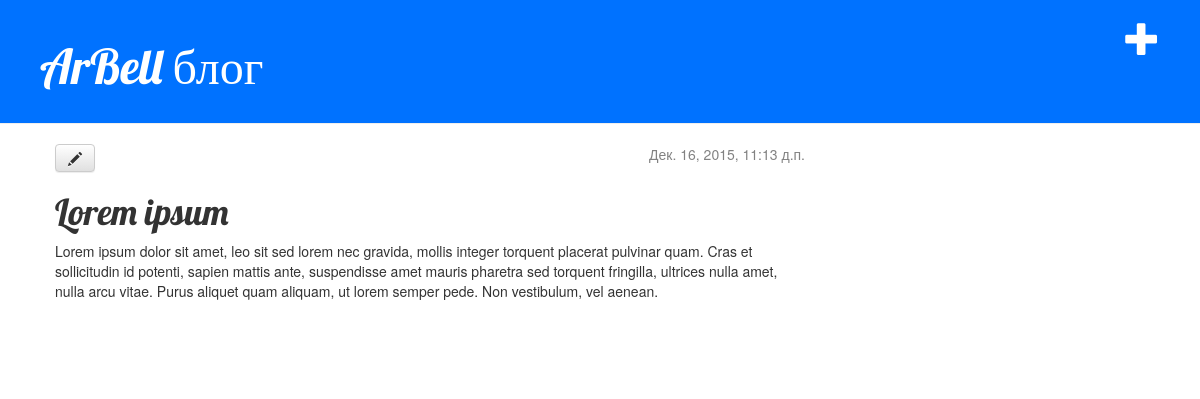
The app's page /post/1/ with its own data.
### blog/models.py (models this page shows, shortened)
class Post(models.Model):
    author = models.ForeignKey('auth.User')
    title = models.CharField(max_length = 200)
    text = models.TextField()
    created_date = models.DateTimeField(
            default = timezone.now)
    published_date = models.DateTimeField(
            blank = True, null = True)

### blog/views.py (the view)
# urls.py: url(r'^post/(?P<pk>[0-9]+)/$', views.post_detail, name='post_detail'),
def post_detail(request, pk):
    post = get_object_or_404(Post, pk=pk)
    return render(request, 'blog/post_detail.html', {'post': post})

### blog/templates/blog/post_detail.html (shortened to what this page needs)
    {% extends 'blog/base.html' %}
    {% block content %}
        <div class="post">
            {% if post.published_date %}
                <div class="date">
                    {{ post.published_date }}
                </div>
            {% endif %}
            <a class="btn btn-default" href="{% url 'post_edit' pk=post.pk %}"><span class="glyphicon glyphicon-pencil"></span></a>
            <h1>{{ post.title }}</h1>
            <p>{{ post.text|linebreaks }}</p>
        </div>
    {% load disqus_tags %}
    {% endblock %}

### blog/static/css/blog.css (style rules this page uses)
h1, h2, h3, h4 { font-family: 'Lobster', cursive; }
.date { float: right; color: #828282; }
.post { margin-bottom: 70px; }

### records on screen
Post: published_date "Дек. 16, 2015, 11:13 д.п.", title "Lorem ipsum", text "Lorem ipsum dolor sit amet, leo sit sed lorem nec gravida, mollis integer torquent placerat pulvinar quam. Cras et sollicitudin id potenti, sapien mattis ante, suspendisse amet mauris pharetra sed torquent fringilla, ultrices nulla amet, nulla arcu vitae. Purus aliquet quam aliquam, ut lorem semper pede. Non vestibulum, vel aenean."
